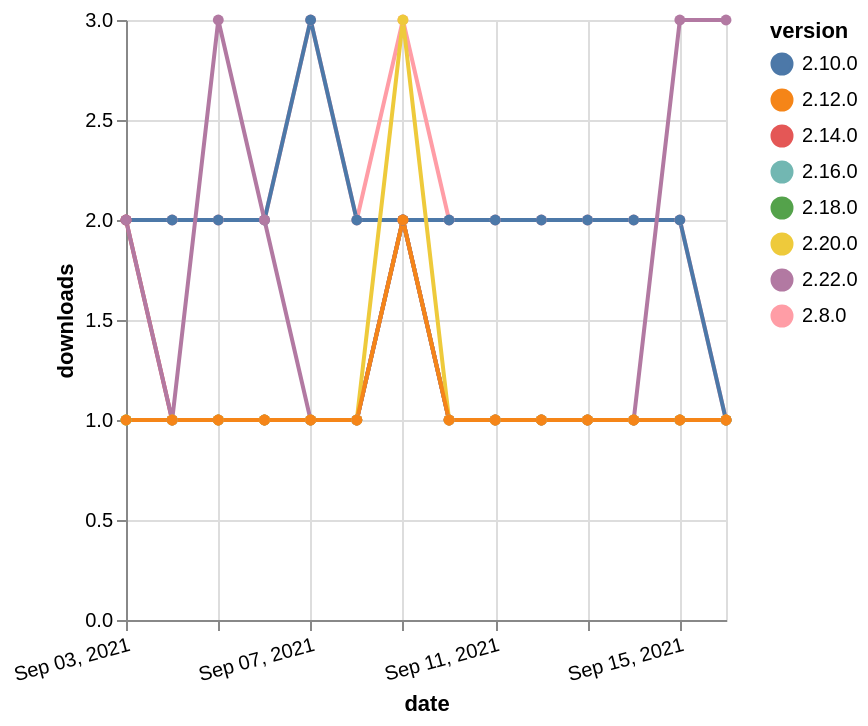

Source (Vega-Lite JSON):
### Vega-Lite specification from a JSON file in a GitHub repository (floating-point values rounded to 4 significant figures)
{"$schema": "https://vega.github.io/schema/vega-lite/v5.json", "description": "A simple bar chart with embedded data.", "data": {"values": [{"date": "2021-09-03", "total": 188, "delta": 1, "version": "2.16.0"}, {"date": "2021-09-04", "total": 189, "delta": 1, "version": "2.16.0"}, {"date": "2021-09-05", "total": 190, "delta": 1, "version": "2.16.0"}, {"date": "2021-09-06", "total": 191, "delta": 1, "version": "2.16.0"}, {"date": "2021-09-07", "total": 192, "delta": 1, "version": "2.16.0"}, {"date": "2021-09-08", "total": 193, "delta": 1, "version": "2.16.0"}, {"date": "2021-09-09", "total": 195, "delta": 2, "version": "2.16.0"}, {"date": "2021-09-10", "total": 196, "delta": 1, "version": "2.16.0"}, {"date": "2021-09-11", "total": 197, "delta": 1, "version": "2.16.0"}, {"date": "2021-09-12", "total": 198, "delta": 1, "version": "2.16.0"}, {"date": "2021-09-13", "total": 199, "delta": 1, "version": "2.16.0"}, {"date": "2021-09-14", "total": 200, "delta": 1, "version": "2.16.0"}, {"date": "2021-09-15", "total": 201, "delta": 1, "version": "2.16.0"}, {"date": "2021-09-16", "total": 202, "delta": 1, "version": "2.16.0"}, {"date": "2021-09-03", "total": 2404, "delta": 2, "version": "2.8.0"}, {"date": "2021-09-04", "total": 2406, "delta": 2, "version": "2.8.0"}, {"date": "2021-09-05", "total": 2408, "delta": 2, "version": "2.8.0"}, {"date": "2021-09-06", "total": 2410, "delta": 2, "version": "2.8.0"}, {"date": "2021-09-07", "total": 2413, "delta": 3, "version": "2.8.0"}, {"date": "2021-09-08", "total": 2415, "delta": 2, "version": "2.8.0"}, {"date": "2021-09-09", "total": 2418, "delta": 3, "version": "2.8.0"}, {"date": "2021-09-10", "total": 2420, "delta": 2, "version": "2.8.0"}, {"date": "2021-09-11", "total": 2422, "delta": 2, "version": "2.8.0"}, {"date": "2021-09-12", "total": 2424, "delta": 2, "version": "2.8.0"}, {"date": "2021-09-13", "total": 2426, "delta": 2, "version": "2.8.0"}, {"date": "2021-09-14", "total": 2428, "delta": 2, "version": "2.8.0"}, {"date": "2021-09-15", "total": 2430, "delta": 2, "version": "2.8.0"}, {"date": "2021-09-16", "total": 2431, "delta": 1, "version": "2.8.0"}, {"date": "2021-09-03", "total": 2267, "delta": 2, "version": "2.10.0"}, {"date": "2021-09-04", "total": 2269, "delta": 2, "version": "2.10.0"}, {"date": "2021-09-05", "total": 2271, "delta": 2, "version": "2.10.0"}, {"date": "2021-09-06", "total": 2273, "delta": 2, "version": "2.10.0"}, {"date": "2021-09-07", "total": 2276, "delta": 3, "version": "2.10.0"}, {"date": "2021-09-08", "total": 2278, "delta": 2, "version": "2.10.0"}, {"date": "2021-09-09", "total": 2280, "delta": 2, "version": "2.10.0"}, {"date": "2021-09-10", "total": 2282, "delta": 2, "version": "2.10.0"}, {"date": "2021-09-11", "total": 2284, "delta": 2, "version": "2.10.0"}, {"date": "2021-09-12", "total": 2286, "delta": 2, "version": "2.10.0"}, {"date": "2021-09-13", "total": 2288, "delta": 2, "version": "2.10.0"}, {"date": "2021-09-14", "total": 2290, "delta": 2, "version": "2.10.0"}, {"date": "2021-09-15", "total": 2292, "delta": 2, "version": "2.10.0"}, {"date": "2021-09-16", "total": 2293, "delta": 1, "version": "2.10.0"}, {"date": "2021-09-03", "total": 174, "delta": 1, "version": "2.18.0"}, {"date": "2021-09-04", "total": 175, "delta": 1, "version": "2.18.0"}, {"date": "2021-09-05", "total": 176, "delta": 1, "version": "2.18.0"}, {"date": "2021-09-06", "total": 177, "delta": 1, "version": "2.18.0"}, {"date": "2021-09-07", "total": 178, "delta": 1, "version": "2.18.0"}, {"date": "2021-09-08", "total": 179, "delta": 1, "version": "2.18.0"}, {"date": "2021-09-09", "total": 181, "delta": 2, "version": "2.18.0"}, {"date": "2021-09-10", "total": 182, "delta": 1, "version": "2.18.0"}, {"date": "2021-09-11", "total": 183, "delta": 1, "version": "2.18.0"}, {"date": "2021-09-12", "total": 184, "delta": 1, "version": "2.18.0"}, {"date": "2021-09-13", "total": 185, "delta": 1, "version": "2.18.0"}, {"date": "2021-09-14", "total": 186, "delta": 1, "version": "2.18.0"}, {"date": "2021-09-15", "total": 187, "delta": 1, "version": "2.18.0"}, {"date": "2021-09-16", "total": 188, "delta": 1, "version": "2.18.0"}, {"date": "2021-09-03", "total": 199, "delta": 2, "version": "2.14.0"}, {"date": "2021-09-04", "total": 200, "delta": 1, "version": "2.14.0"}, {"date": "2021-09-05", "total": 201, "delta": 1, "version": "2.14.0"}, {"date": "2021-09-06", "total": 202, "delta": 1, "version": "2.14.0"}, {"date": "2021-09-07", "total": 203, "delta": 1, "version": "2.14.0"}, {"date": "2021-09-08", "total": 204, "delta": 1, "version": "2.14.0"}, {"date": "2021-09-09", "total": 206, "delta": 2, "version": "2.14.0"}, {"date": "2021-09-10", "total": 207, "delta": 1, "version": "2.14.0"}, {"date": "2021-09-11", "total": 208, "delta": 1, "version": "2.14.0"}, {"date": "2021-09-12", "total": 209, "delta": 1, "version": "2.14.0"}, {"date": "2021-09-13", "total": 210, "delta": 1, "version": "2.14.0"}, {"date": "2021-09-14", "total": 211, "delta": 1, "version": "2.14.0"}, {"date": "2021-09-15", "total": 212, "delta": 1, "version": "2.14.0"}, {"date": "2021-09-16", "total": 213, "delta": 1, "version": "2.14.0"}, {"date": "2021-09-03", "total": 126, "delta": 2, "version": "2.22.0"}, {"date": "2021-09-04", "total": 127, "delta": 1, "version": "2.22.0"}, {"date": "2021-09-05", "total": 130, "delta": 3, "version": "2.22.0"}, {"date": "2021-09-06", "total": 132, "delta": 2, "version": "2.22.0"}, {"date": "2021-09-07", "total": 133, "delta": 1, "version": "2.22.0"}, {"date": "2021-09-08", "total": 134, "delta": 1, "version": "2.22.0"}, {"date": "2021-09-09", "total": 136, "delta": 2, "version": "2.22.0"}, {"date": "2021-09-10", "total": 137, "delta": 1, "version": "2.22.0"}, {"date": "2021-09-11", "total": 138, "delta": 1, "version": "2.22.0"}, {"date": "2021-09-12", "total": 139, "delta": 1, "version": "2.22.0"}, {"date": "2021-09-13", "total": 140, "delta": 1, "version": "2.22.0"}, {"date": "2021-09-14", "total": 141, "delta": 1, "version": "2.22.0"}, {"date": "2021-09-15", "total": 144, "delta": 3, "version": "2.22.0"}, {"date": "2021-09-16", "total": 147, "delta": 3, "version": "2.22.0"}, {"date": "2021-09-03", "total": 208, "delta": 1, "version": "2.20.0"}, {"date": "2021-09-04", "total": 209, "delta": 1, "version": "2.20.0"}, {"date": "2021-09-05", "total": 210, "delta": 1, "version": "2.20.0"}, {"date": "2021-09-06", "total": 211, "delta": 1, "version": "2.20.0"}, {"date": "2021-09-07", "total": 212, "delta": 1, "version": "2.20.0"}, {"date": "2021-09-08", "total": 213, "delta": 1, "version": "2.20.0"}, {"date": "2021-09-09", "total": 216, "delta": 3, "version": "2.20.0"}, {"date": "2021-09-10", "total": 217, "delta": 1, "version": "2.20.0"}, {"date": "2021-09-11", "total": 218, "delta": 1, "version": "2.20.0"}, {"date": "2021-09-12", "total": 219, "delta": 1, "version": "2.20.0"}, {"date": "2021-09-13", "total": 220, "delta": 1, "version": "2.20.0"}, {"date": "2021-09-14", "total": 221, "delta": 1, "version": "2.20.0"}, {"date": "2021-09-15", "total": 222, "delta": 1, "version": "2.20.0"}, {"date": "2021-09-16", "total": 223, "delta": 1, "version": "2.20.0"}, {"date": "2021-09-03", "total": 259, "delta": 1, "version": "2.12.0"}, {"date": "2021-09-04", "total": 260, "delta": 1, "version": "2.12.0"}, {"date": "2021-09-05", "total": 261, "delta": 1, "version": "2.12.0"}, {"date": "2021-09-06", "total": 262, "delta": 1, "version": "2.12.0"}, {"date": "2021-09-07", "total": 263, "delta": 1, "version": "2.12.0"}, {"date": "2021-09-08", "total": 264, "delta": 1, "version": "2.12.0"}, {"date": "2021-09-09", "total": 266, "delta": 2, "version": "2.12.0"}, {"date": "2021-09-10", "total": 267, "delta": 1, "version": "2.12.0"}, {"date": "2021-09-11", "total": 268, "delta": 1, "version": "2.12.0"}, {"date": "2021-09-12", "total": 269, "delta": 1, "version": "2.12.0"}, {"date": "2021-09-13", "total": 270, "delta": 1, "version": "2.12.0"}, {"date": "2021-09-14", "total": 271, "delta": 1, "version": "2.12.0"}, {"date": "2021-09-15", "total": 272, "delta": 1, "version": "2.12.0"}, {"date": "2021-09-16", "total": 273, "delta": 1, "version": "2.12.0"}]}, "width": "container", "mark": {"type": "line", "point": {"filled": true}}, "encoding": {"x": {"field": "date", "type": "temporal", "timeUnit": "yearmonthdate", "title": "date", "axis": {"labelAngle": -15}}, "y": {"field": "delta", "type": "quantitative", "title": "downloads"}, "color": {"field": "version", "type": "nominal"}, "tooltip": {"field": "delta"}}}
